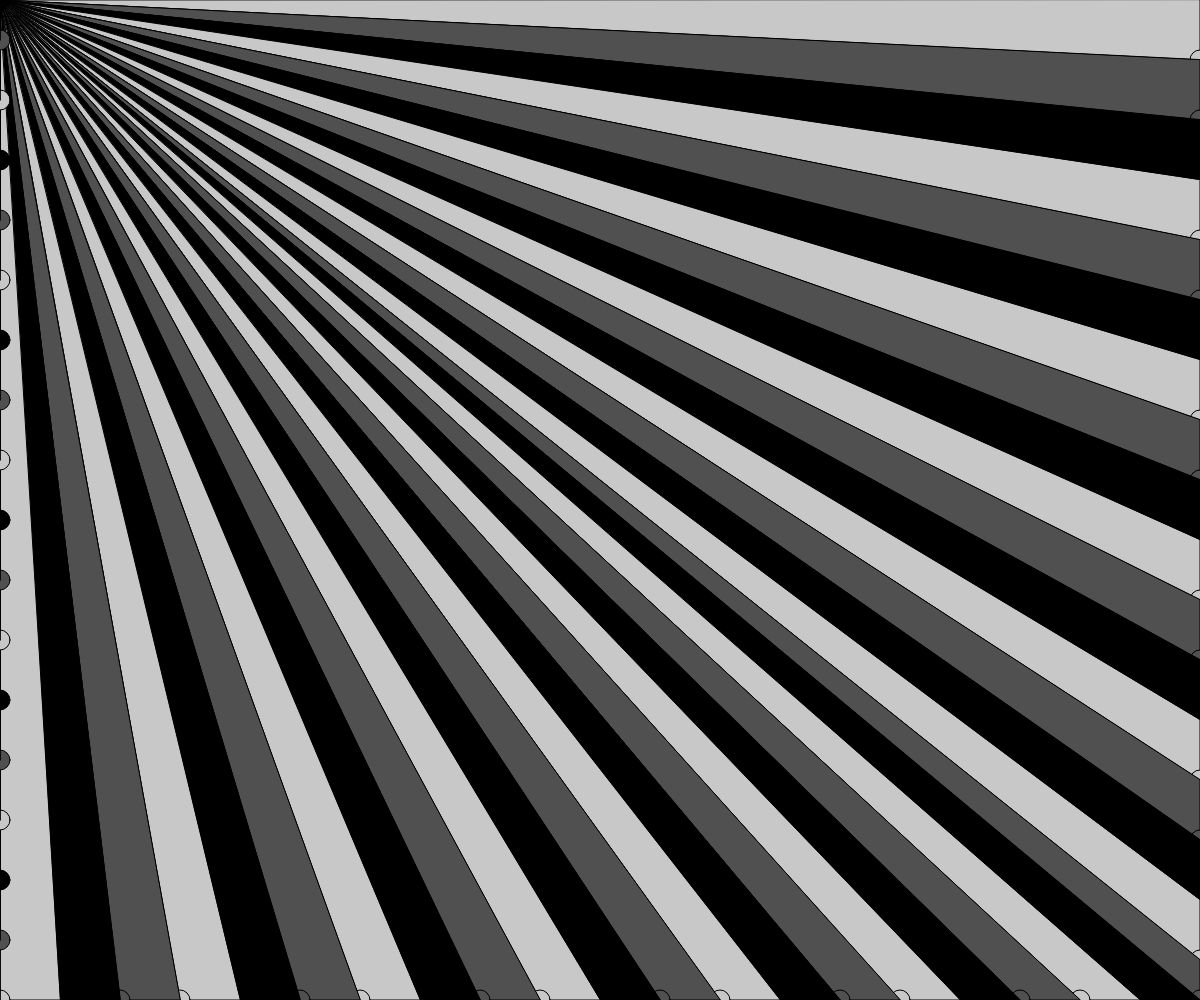
Frame 1 (no input)
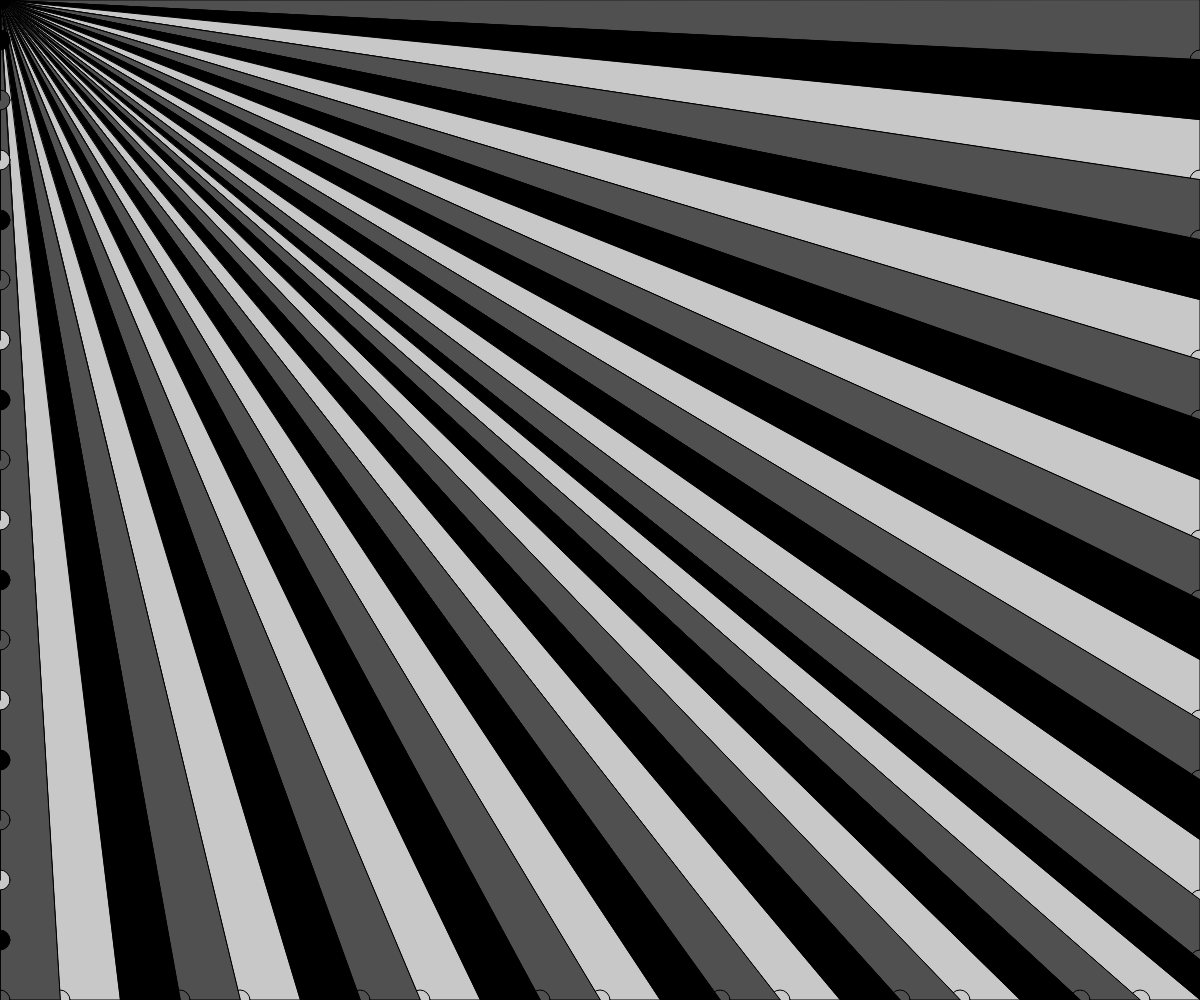
Frame 60 (no input)
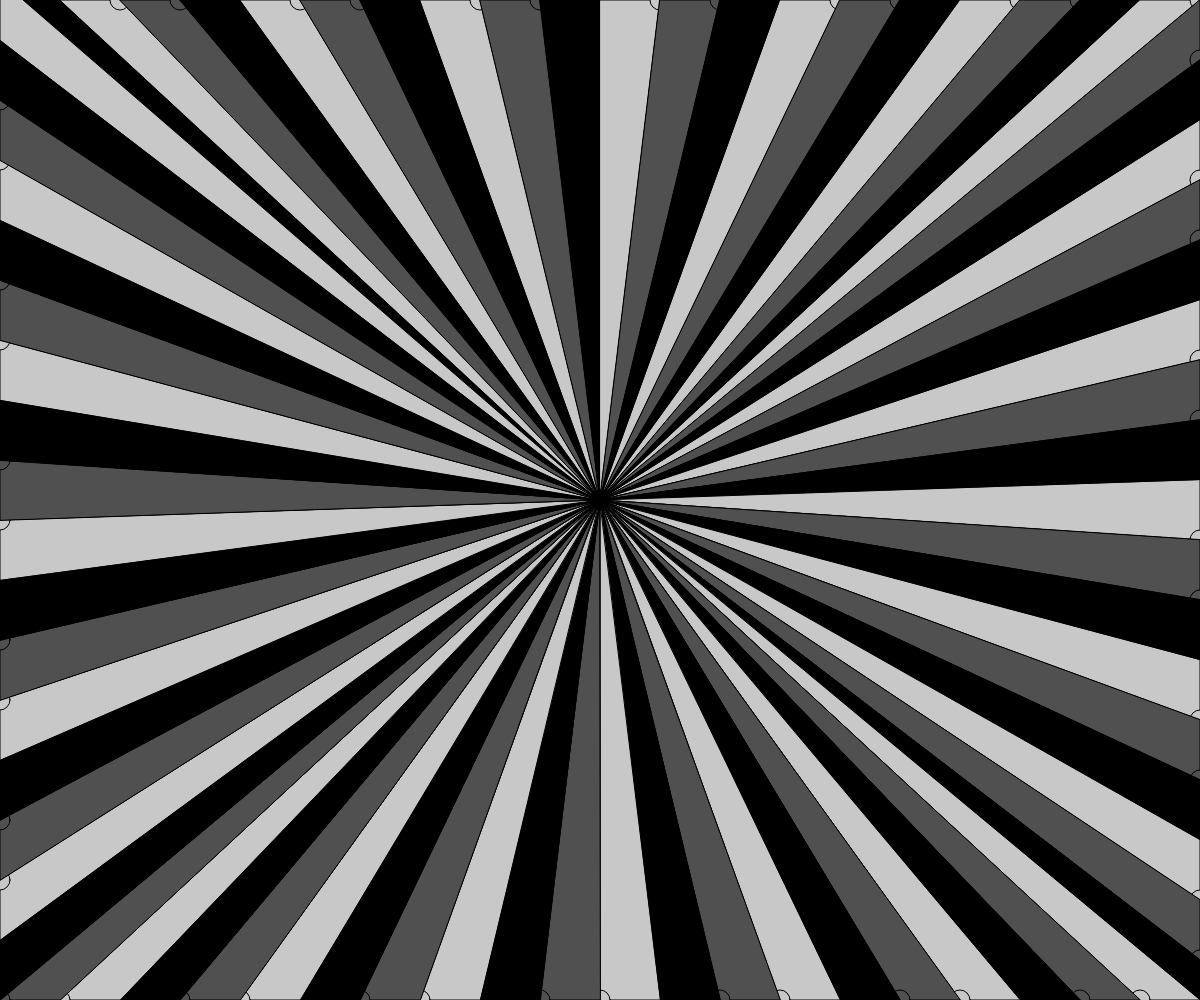
Frame 120 (the mouse pressed at the canvas centre since frame 60)

The p5.js sketch that drew these frames (run headless with seeded random() and noise() and a simulated clock; from frame 60 on, the mouse is pressed at the canvas centre):

// p5.js sketch
// ── sketch.js
// Project Title
// Your Name
// Date
//
// Extra for Experts:
// - describe what you did to take this project "above and beyond"

let c1 = (255, 200,80), c2 = (90, 255 ,0), c3 = (0, 155, 200);
let colors = [c1, c2, c3];
let cValue = 0;

function setup() {
  createCanvas(windowWidth, windowHeight);
}

function draw() {
  background(220);
  drawCircles(mouseX, mouseY);
}

function drawCircles(x1, y1){
  for (let x = 0; x < width ; x += 60){
    circle(x, 0, 20);
    line(x, 0, x1, y1);
    fill(colors[cValue]);
    quad(x, 0, x+60, 0, x1 , y1, x1, y1);

    cValue += 1;
    if (cValue > 2){
      cValue = 0;
    }
  }
  for (let y = 0; y < height ; y += 60){
    circle(width, y, 20);
    line(width, y, x1, y1);
    fill(colors[cValue]);
    quad(width, y, width ,y +60, x1 , y1, x1, y1);

    cValue += 1;
    if (cValue > 2){
      cValue = 0;
    }
  }
  for (let x = width; x > 0 ; x -= 60){
    circle(x, height, 20);
    line(x, height, x1, y1);

    fill(colors[cValue]);
    quad(x, height, x-60, height , x1 , y1, x1, y1);

    cValue += 1;
    if (cValue > 2){
      cValue = 0;
    }
  }
  for (let y = height; y > 0; y -= 60){
    circle(0, y, 20);
    line(0, y, x1, y1);

    fill(colors[cValue]);
    quad(0, y, 0 ,y - 60, x1 , y1, x1, y1);

    cValue += 1;
    if (cValue > 2){
      cValue = 0;
    }
  }
  fill(0);
  circle(x1, y1, 20);
}
